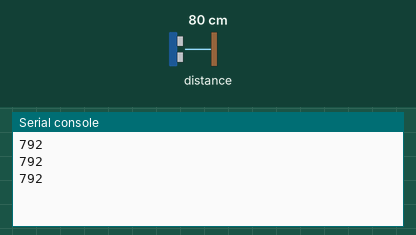
A program run on a simulated BBC micro:bit running MicroPython. Shown: the last lines printed to the serial console. The test bench sets the inputs (shaded band); at power-on: distance to the obstacle 80 cm. The echo pulse lasts 58.3 µs per cm.

Above: at 1.2 s.
1.3 s: distance to the obstacle set to 2 cm
At 1.9 s:
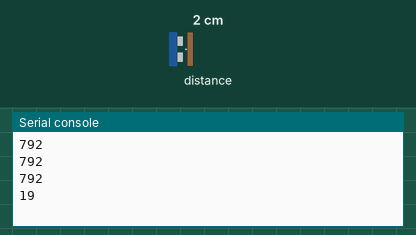
2.8 s: distance to the obstacle set to 4 cm
At 3.4 s:
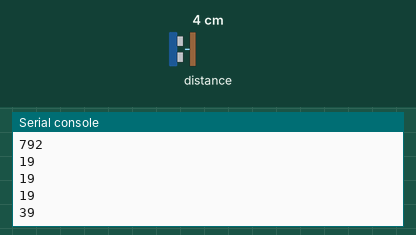
Timing chart, 0 to 5.8 s (numbered marks = the images above; inputs shaded):
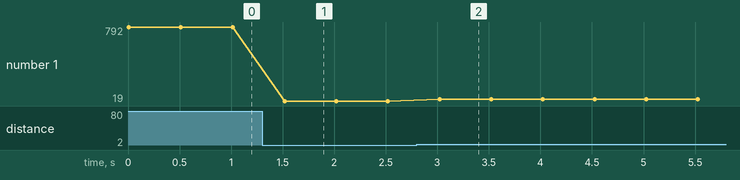

The program:

demo_US.py
```python
from microbit import *
from time import sleep_us
from machine import time_pulse_us

def distance(tp, ep):
    tp.write_digital(0)
    sleep_us(2)
    tp.write_digital(1)
    sleep_us(10)
    tp.write_digital(0)
    ep.read_digital()
    ts = time_pulse_us(ep, 1, 30000)
    if ts > 0: return ts * 17 // 100
    return ts

while True:
    dist = distance(pin0, pin0) #carte Grove Trigger et Echo sur la même broche
    print(dist) #en mm
    sleep(500)
```

Measured:
- after the input at 1.3 s, the serial console: prints a new line after 0.22 s (image 1)
- after the input at 2.8 s, the serial console: prints a new line after 0.22 s (image 2)
- plotted number 1: 792 → 19 after the input at 1.3 s, 19 → 39 after the input at 2.8 s
